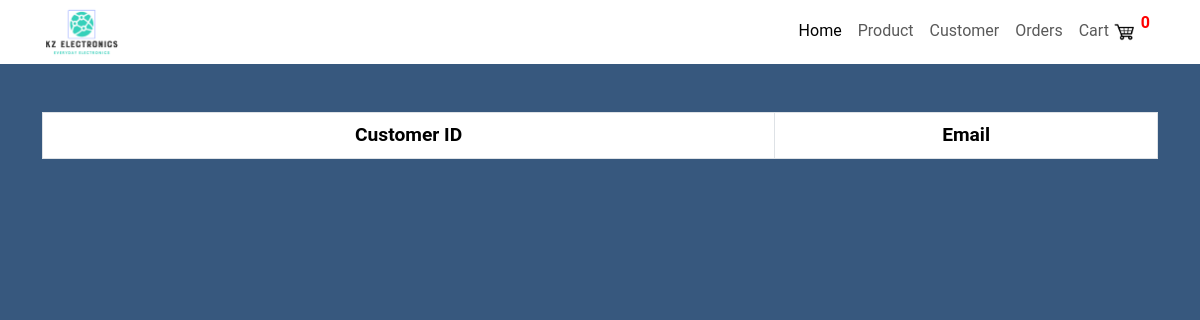
/customer/, run on an earlier commit of the app's database.
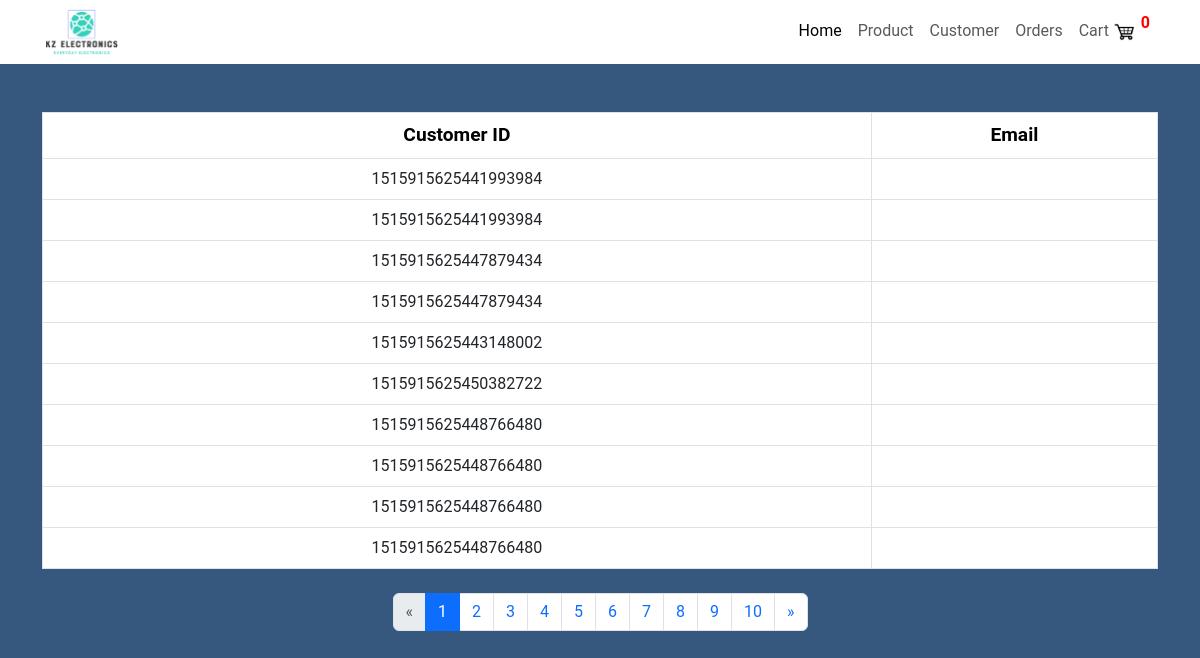
And on a later commit of the database.
### ShopApp/models.py (models this page shows, shortened)
class Customer(models.Model):
    user = models.OneToOneField(User,
                                null=True,
                                blank=True,
                                on_delete=models.CASCADE)
    customer_id = models.TextField(null=True, blank=True)

### ShopApp/views.py (the view)
# urls.py: path('customer/', views.customer, name='customer'),
def customer(request):
    customers = Customer.objects.all().order_by('id')
    paginator = Paginator(customers, 10)
    page_number = request.GET.get('page', 1)
    page_list = paginator.page(page_number)
    try:
        page_list = paginator.page(page_number)
    except PageNotAnInteger:
        page_list = paginator.page(1)
    except EmptyPage:
        page_list = paginator.page(paginator.num_pages)
    return render(request, 'ShopApp/customer.html', {
        'page_list': page_list,
        'range': range(1, 11)
    })

### ShopApp/templates/ShopApp/customer.html (shortened to what this page needs)
{% load static %}
<!DOCTYPE html>
<html lang="en">
    <head>
        <link href="https://cdn.jsdelivr.net/npm/bootstrap@5.3.0-alpha3/dist/css/bootstrap.min.css"
              rel="stylesheet"
>
        <link rel="stylesheet" href="{% static 'ShopApp/styles/style.css' %}">
    </head>
    <body>
        {% include "includes/nav.html" %}
        <div class="container">
            <table class="table table-bordered mt-5 mb-4">
                <thead>
                    <tr>
                        <th>Customer ID</th>
                        <th>Email</th>
                    </tr>
                </thead>
                <tbody>
                    {% for customer in page_list %}
                        <tr>
                            <td>{{ customer.customer_id }}</td>
                            <td>{{ customer.email }}</td>
                        </tr>
                    {% endfor %}
                </tbody>
            </table>
            {% if page_list.has_other_pages %}
                <ul class="pagination justify-content-center">
                    {% if page_list.has_previous %}
                        <li class="page-item">
                            <a class="page-link" href="?page={{ page_list.previous_page_number }}">&laquo;</a>
                        </li>
                    {% else %}
                        <li class="disabled page-item">
                            <span class="page-link">&laquo;</span>
                        </li>
                    {% endif %}
                    {% for i in range %}
                        {% if page_list.number == i %}
                            <li class="page-item active">
                                <span class="page-link">
                                    {{ i }} <span class="visually-hidden">(current)</span>
                                </span>
                            </li>
                        {% else %}
                            <li class="page-item">
                                <a class="page-link" href="?page={{ i }}">{{ i }}</a>
                            </li>
                        {% endif %}
                    {% endfor %}
                    {% if page_list.has_next %}
                        <li class="page-item">
                            <a class="page-link" href="?page={{ page_list.next_page_number }}">&raquo;</a>
                        </li>
                    {% else %}
                        <li class="disabled page-item">
                            <span class="page-link">&raquo;</span>
                        </li>
                    {% endif %}
                </ul>
            {% endif %}
        </div>
    </body>
</html>

What changed in the data, as far as the page shows it:
added Customer: customer_id "1515915625441993984"
added Customer: customer_id "1515915625441993984"
added Customer: customer_id "1515915625447879434"
added Customer: customer_id "1515915625447879434"
added Customer: customer_id "1515915625443148002"
added Customer: customer_id "1515915625450382722"
added Customer: customer_id "1515915625448766480"
added Customer: customer_id "1515915625448766480"
added Customer: customer_id "1515915625448766480"
added Customer: customer_id "1515915625448766480"
Also different on the page:
new list line: "1"
new list line: "2"
new list line: "3"
new list line: "4"
new list line: "5"
new list line: "6"
new list line: "7"
new list line: "8"
new list line: "9"
new list line: "10"
